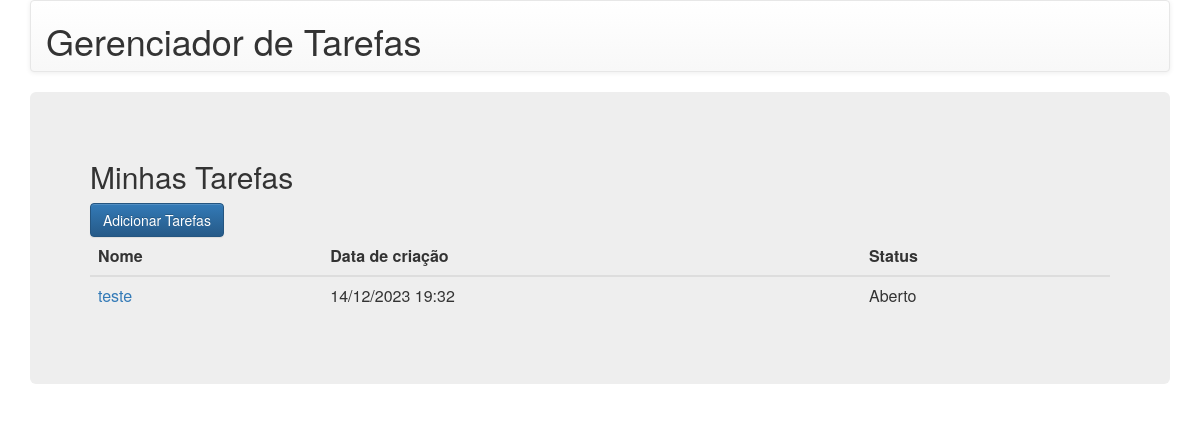
The page /tarefas/ on the database as committed earlier.
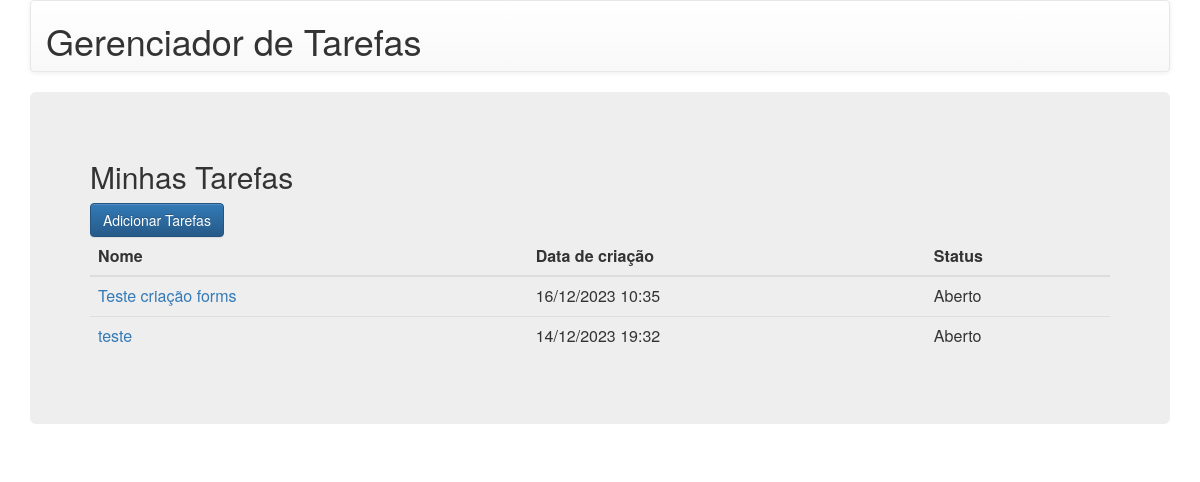
The same page on the database as committed later.
### tarefas/models.py (models this page shows)
class Tarefa(Model):
    data_de_criacao = DateTimeField(auto_now_add=True,verbose_name='data de criação')
    data_de_execucao = DateTimeField(verbose_name='data de execução', null=True)
    nome = CharField(max_length=200, verbose_name='nome')
    descricao = TextField(verbose_name='descrição', null=True, blank=True)
    status = BooleanField(default=False, verbose_name='finalizado')
    class Meta:
        ordering = ['-data_de_criacao']

### tarefas/views.py (the view)
# urls.py: path('tarefas/', TarefasView.as_view()),
class TarefasView(ArchiveIndexView):
    model = Tarefa
    date_field = 'data_de_criacao'

### tarefas/templates/tarefas/tarefa_archive.html
{% extends "tarefas/base.html" %}
{% block content %}
<div class="page_header">
    <h2>Minhas Tarefas</h2>
</div>
<a class="btn btn-primary" href="/tarefas/criar/">Adicionar Tarefas</a>
<table class="table">
    <thead>
    <tr>
        <th>Nome</th>
        <th>Data de criação</th>
        <th>Status</th>
    </tr>
    </thead>
    <tbody>
    {% for item in latest %}
    <tr>
        <td><a href="/tarefas/{{ item.pk }}">{{ item.nome }}</a></td>
        <td>{{ item.data_de_criacao|date:"d/m/Y H:i" }}</td>
        <td>{% if item.status %}Finalizado{% else %}Aberto{% endif %}
        </td>
    </tr>
    {% endfor %}
    </tbody>
</table>
{% endblock %}

### tarefas/templates/tarefas/base.html (shortened to what this page needs)
<html>
<head>
    <link rel="stylesheet" href="https://maxcdn.bootstrapcdn.com/bootstrap/3.3.4/css/bootstrap.min.css">
    <link rel="stylesheet" href="https://maxcdn.bootstrapcdn.com/bootstrap/3.3.4/css/bootstrap-theme.min.css">
</head>
<body>
<div class="container">
    <nav class="navbar navbar-default">
        <div class="container-fluid">
            <div class="navbar-header">
                <h1>Gerenciador de Tarefas</h1>
            </div>
        </div>
    </nav>
    <div class="jumbotron">
        {% block content %}
        {% endblock %}
    </div>
</div>
</body>
</html>

Rows that differ between the two databases and show on the page:
added Tarefa: nome "Teste criação forms", data_de_criacao "16/12/2023 10:35", status "Aberto"
